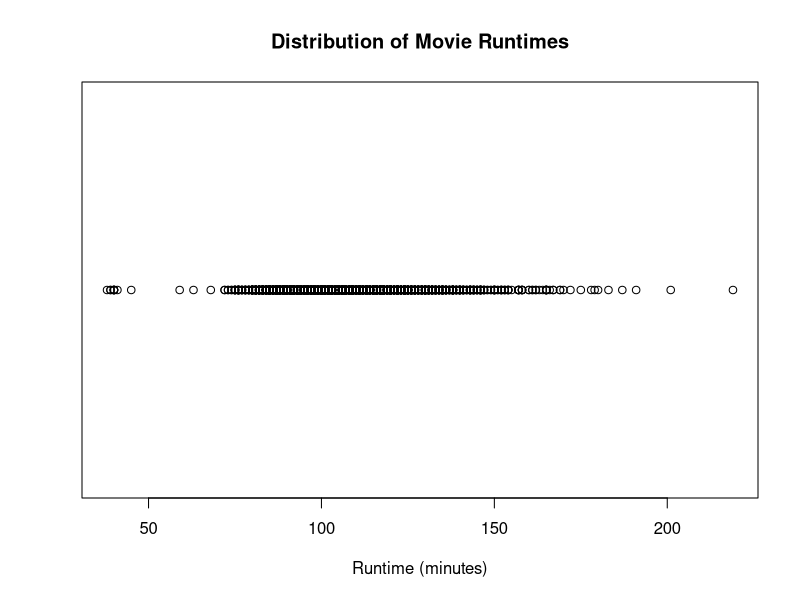
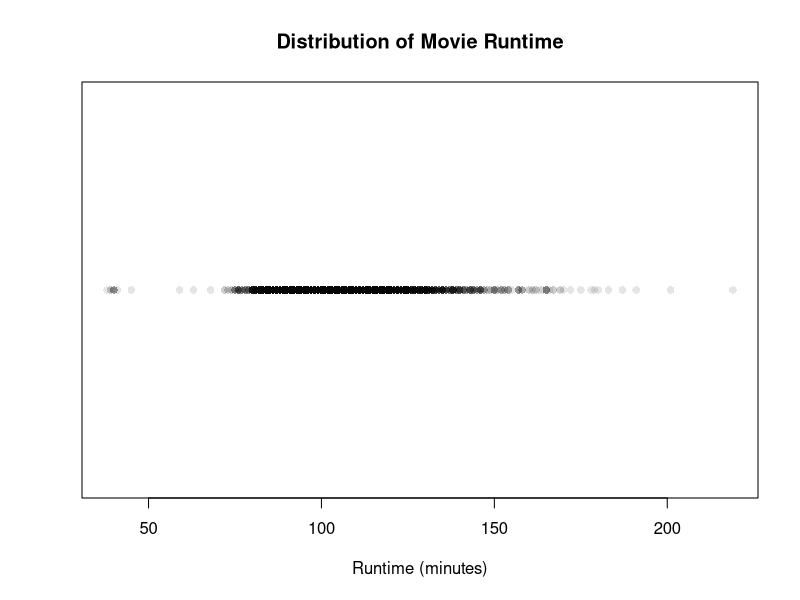
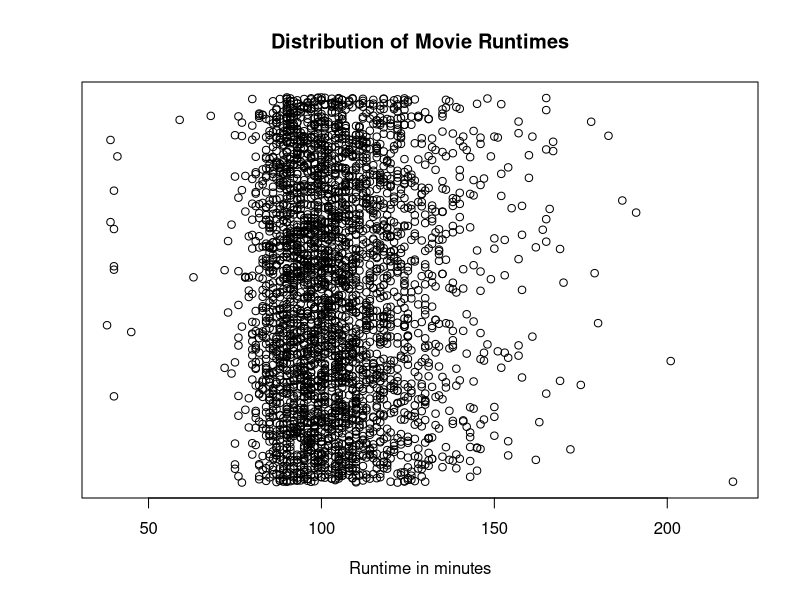
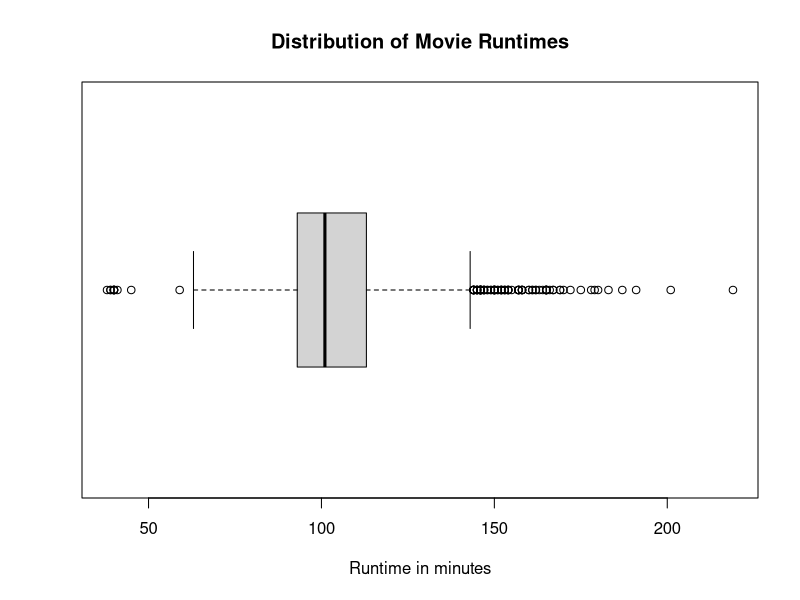
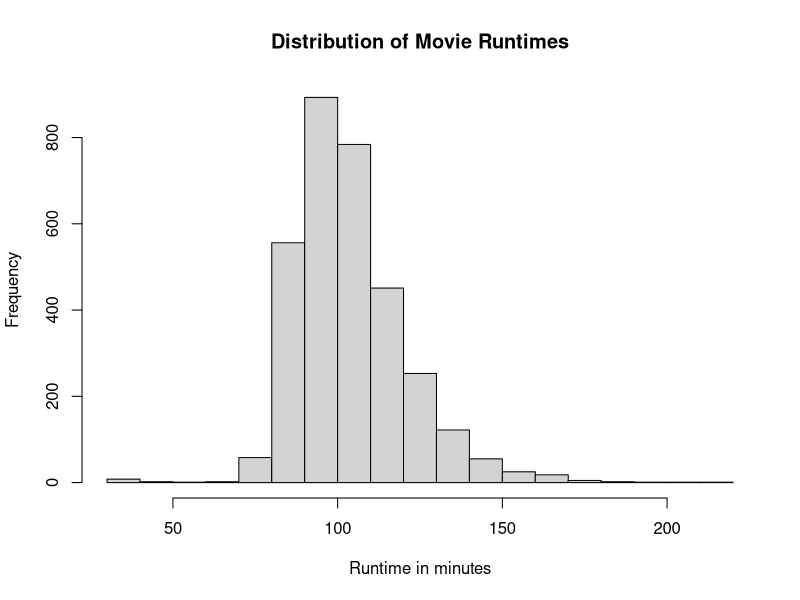
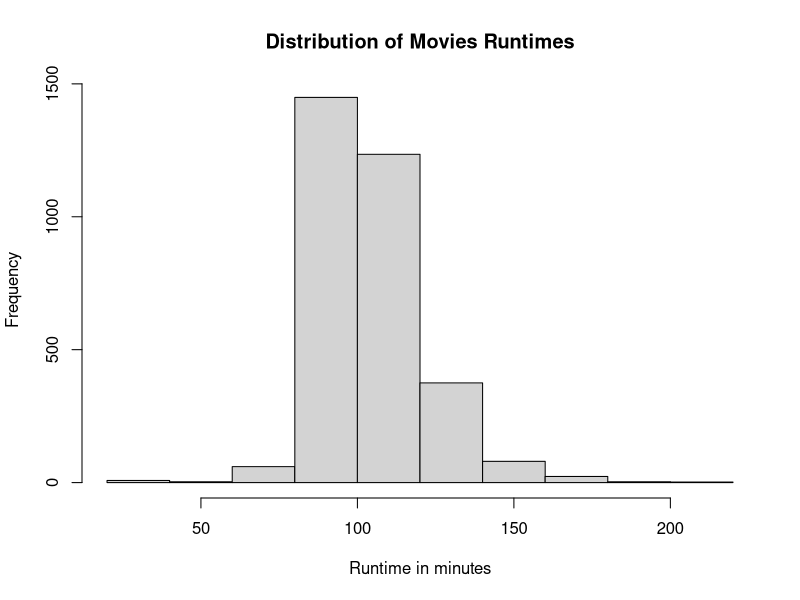
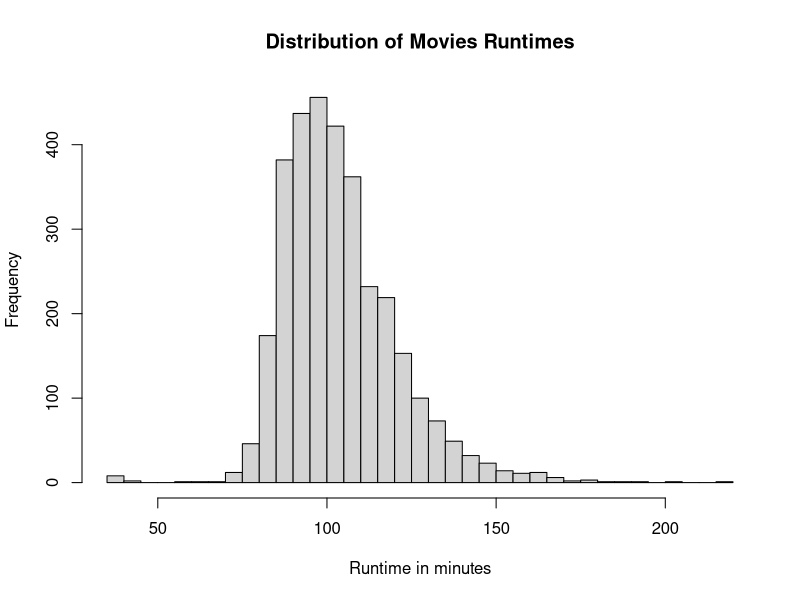
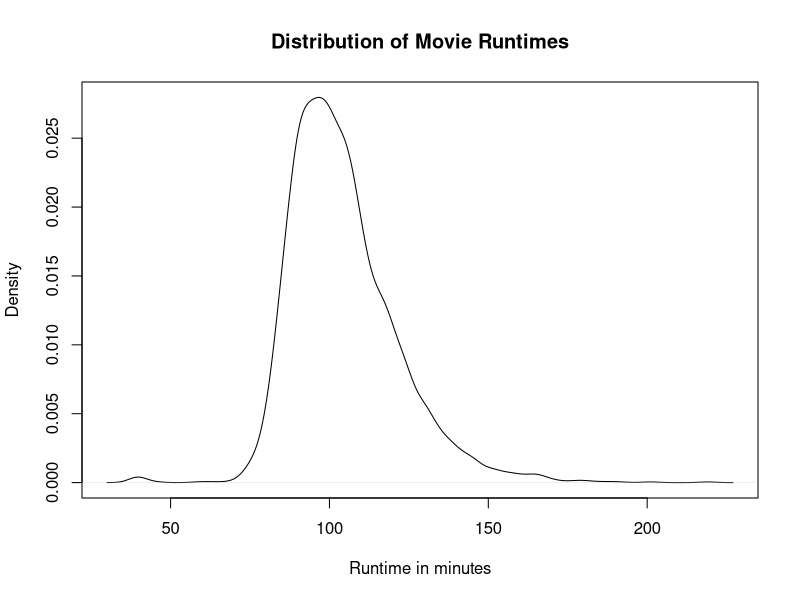

Write R code to recreate these figures, in order.
## ---- chunk 1
movies = read.csv("../data/Movies.csv")
## ---- chunk 2
plot(
  x = movies$Runtime,
  y = rep(0, nrow(movies)),
  main = "Distribution of Movie Runtimes",
  xlab = "Runtime (minutes)",
  ylab = "",
  yaxt = "n"
)
## ---- chunk 3
plot(
  x = movies$Runtime,
  y = rep(0, nrow(movies)),
  main = "Distribution of Movie Runtime",
  xlab = "Runtime (minutes)",
  ylab = "",
  yaxt = "n",
  pch = 16,
  col = rgb(0,0,0,0.1))
## ---- chunk 4
plot(
  x = movies$Runtime,
  y= jitter(rep(0,nrow(movies))),
  main = "Distribution of Movie Runtimes",
  xlab = "Runtime in minutes",
  ylab = "",
  yaxt = "n")
## ---- chunk 5
boxplot(
  x = movies$Runtime,
  horizontal = TRUE,
  main = "Distribution of Movie Runtimes",
  xlab = "Runtime in minutes"
)
## ---- chunk 6
hist(
  x = movies$Runtime,
  main= "Distribution of Movie Runtimes",
  xlab = "Runtime in minutes"
)
## ---- chunk 7
hist(
  x= movies$Runtime,
  main = "Distribution of Movies Runtimes",
  breaks = 10,
  xlab = "Runtime in minutes"
)
## ---- chunk 8
hist(
  x = movies$Runtime,
  main = "Distribution of Movies Runtimes",
  breaks = 30,
  xlab = "Runtime in minutes"
)
## ---- chunk 9
plot(
  x = density(movies$Runtime),
  main = "Distribution of Movie Runtimes",
  xlab = "Runtime in minutes"
)
## ---- chunk 10
par(mfrow= c(4,1))

plot(
  x= movies$Runtime,
  y = jitter(rep(0,nrow(movies))),
  xlim = c(0,250),
  main = "Distribution of Movie Runtimes",
  xlab = "",
  ylab = "",
  yaxt = "n",
  pch = 16,
  col = rgb(0,0,0,0.1))

boxplot(
  x = movies$Runtime,
  ylim= c(0,250),
  horizontal = TRUE
)

hist(
  x= movies$Runtime,
  xlim = c(0,250),
  main = "",
  xlab = "",
  ylab = "",
  yaxt = "n")

plot(
  x = density(movies$Runtime),
  xlim = c(0,250),
  main = "",
  xlab = "Runtime in minutes",
  ylab = "",
  yaxt = "n")

## ---- chunk 11
par(mfrow = c(1,1))
